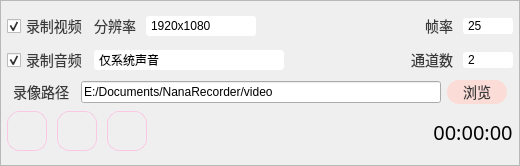
<?xml version="1.0" encoding="UTF-8"?>
<ui version="4.0">
 <class>fzRecorderClass</class>
 <widget class="QMainWindow" name="fzRecorderClass">
  <property name="geometry">
   <rect>
    <x>0</x>
    <y>0</y>
    <width>520</width>
    <height>166</height>
   </rect>
  </property>
  <property name="windowTitle">
   <string>fzRecorder</string>
  </property>
  <property name="styleSheet">
   <string notr="true">/*
QFrame#xxx {
background:#5FC3EC;
}
*/

QLabel {
font-size: 14px;
font-family: PingFangSC-Regular, PingFang SC;
font-weight: 400;
color: #3A3A3A;
line-height: 28px;
}

QCheckBox {
font-size: 14px;
font-family: PingFangSC-Regular, PingFang SC;
font-weight: 400;
color: #3A3A3A;
line-height: 28px;
}

QPushButton {
font-size: 14px;
font-family: PingFangSC-Regular, PingFang SC;
font-weight: 400;
color: #FAC7E4;
line-height: 28px;
border:1px solid #FAC7E4;
border-radius:12px;
}

QComboBox {
  border-radius: 3px;

  /*min-width: 2em;*/
}
QComboBox:editable {
  background: #FFFFFF;
}

/*
BUG: In ubuntu2204, This two settings will cause the selected item to become blank .

QComboBox:!editable, QComboBox::drop-down:editable {
  background: #FFFFFF;
}

QComboBox:!editable:on, QComboBox::drop-down:editable:on {
  background: #FFFFFF;
}
*/

QComboBox:on { /* shift the text when the popup opens */
}

/*下拉框*/
QComboBox::drop-down {
  subcontrol-origin: padding;
  subcontrol-position: top right;
  width: 16px;
  border-left-width: 2px;
  border-left-color: transparent;
  border-left-style: solid; /* just a single line */
  border-top-right-radius: 3px; /* same radius as the QComboBox */
  border-bottom-right-radius: 3px;
}
/*下拉箭头*/
QComboBox::down-arrow { 
  height:18px;
  image: url(:/NanaRecorder/image/downArrow.png);
}
QComboBox::down-arrow:on { /* shift the arrow when popup is open */
  top: 1px;
  /*left: 1px;*/
}

QComboBox QAbstractItemView {
  font-size: 16px;
  outline: 0;
  border: 1px solid rgb(204, 204, 204);
  background-color: white;
  color: gray;
}

/*下拉item*/
QComboBox QAbstractItemView::item {
  color: gray;
  background: transparent;
  min-height: 24px;
  padding-left: 2px;
}

QComboBox QAbstractItemView::item:selected {
  color: white;
  background-color: rgb(30, 144, 255);
}

/*滚动区*/
QComboBox QScrollBar::vertical{/*主体部分*/
  width:6px;
  background:rgb(89,89,89);
  border:none;
  border-radius:5px;
}

QComboBox QScrollBar::handle::vertical{/*滑块主体*/
  border-radius:5px;
  width:6px;
  background:rgb(173,173,173);
}

QComboBox QScrollBar::handle::vertical::hover{
  background:rgb(232,232,232);
}

QComboBox QScrollBar::add-line::vertical{/*上箭头*/
  border:none;
}

QComboBox QScrollBar::sub-line::vertical{/*下箭头*/
  border:none;
}

QComboBox QScrollBar::add-page:vertical,QScrollBar::sub-page:vertical {
  background:white;
}</string>
  </property>
  <widget class="QWidget" name="centralWidget">
   <layout class="QHBoxLayout" name="horizontalLayout_2">
    <property name="spacing">
     <number>0</number>
    </property>
    <property name="leftMargin">
     <number>0</number>
    </property>
    <property name="topMargin">
     <number>0</number>
    </property>
    <property name="rightMargin">
     <number>0</number>
    </property>
    <property name="bottomMargin">
     <number>0</number>
    </property>
    <item>
     <widget class="QFrame" name="outFrame">
      <property name="styleSheet">
       <string notr="true">QFrame#outFrame {
	
	border-image: url(:/NanaRecorder/image/972438.png);
}</string>
      </property>
      <property name="frameShape">
       <enum>QFrame::StyledPanel</enum>
      </property>
      <property name="frameShadow">
       <enum>QFrame::Raised</enum>
      </property>
      <layout class="QVBoxLayout" name="verticalLayout">
       <property name="spacing">
        <number>0</number>
       </property>
       <property name="leftMargin">
        <number>6</number>
       </property>
       <property name="topMargin">
        <number>0</number>
       </property>
       <property name="rightMargin">
        <number>6</number>
       </property>
       <property name="bottomMargin">
        <number>6</number>
       </property>
       <item>
        <widget class="QFrame" name="infoFrame">
         <property name="minimumSize">
          <size>
           <width>0</width>
           <height>100</height>
          </size>
         </property>
         <property name="frameShape">
          <enum>QFrame::NoFrame</enum>
         </property>
         <property name="frameShadow">
          <enum>QFrame::Plain</enum>
         </property>
         <layout class="QGridLayout" name="gridLayout">
          <property name="leftMargin">
           <number>0</number>
          </property>
          <property name="rightMargin">
           <number>0</number>
          </property>
          <property name="bottomMargin">
           <number>0</number>
          </property>
          <item row="1" column="1">
           <widget class="QComboBox" name="audioComboBox">
            <property name="minimumSize">
             <size>
              <width>0</width>
              <height>20</height>
             </size>
            </property>
            <property name="maximumSize">
             <size>
              <width>190</width>
              <height>16777215</height>
             </size>
            </property>
            <item>
             <property name="text">
              <string>仅系统声音</string>
             </property>
            </item>
            <item>
             <property name="text">
              <string>仅麦克风</string>
             </property>
            </item>
            <item>
             <property name="text">
              <string>扬声器和麦克风</string>
             </property>
            </item>
           </widget>
          </item>
          <item row="1" column="0">
           <widget class="QCheckBox" name="audioCheckBox">
            <property name="text">
             <string>录制音频</string>
            </property>
            <property name="checked">
             <bool>true</bool>
            </property>
           </widget>
          </item>
          <item row="0" column="2">
           <widget class="QFrame" name="frame1">
            <layout class="QHBoxLayout" name="horizontalLayout_4">
             <property name="spacing">
              <number>10</number>
             </property>
             <property name="leftMargin">
              <number>0</number>
             </property>
             <property name="topMargin">
              <number>0</number>
             </property>
             <property name="rightMargin">
              <number>0</number>
             </property>
             <property name="bottomMargin">
              <number>0</number>
             </property>
             <item>
              <widget class="QLabel" name="label_2">
               <property name="minimumSize">
                <size>
                 <width>50</width>
                 <height>0</height>
                </size>
               </property>
               <property name="text">
                <string>帧率</string>
               </property>
               <property name="alignment">
                <set>Qt::AlignRight|Qt::AlignTrailing|Qt::AlignVCenter</set>
               </property>
              </widget>
             </item>
             <item>
              <widget class="QComboBox" name="fpsComboBox">
               <property name="minimumSize">
                <size>
                 <width>50</width>
                 <height>0</height>
                </size>
               </property>
               <property name="currentIndex">
                <number>3</number>
               </property>
               <item>
                <property name="text">
                 <string>10</string>
                </property>
               </item>
               <item>
                <property name="text">
                 <string>15</string>
                </property>
               </item>
               <item>
                <property name="text">
                 <string>20</string>
                </property>
               </item>
               <item>
                <property name="text">
                 <string>25</string>
                </property>
               </item>
              </widget>
             </item>
            </layout>
           </widget>
          </item>
          <item row="0" column="0">
           <widget class="QCheckBox" name="videoCheckBox">
            <property name="text">
             <string>录制视频</string>
            </property>
            <property name="checked">
             <bool>true</bool>
            </property>
           </widget>
          </item>
          <item row="0" column="1">
           <widget class="QFrame" name="frame2">
            <layout class="QHBoxLayout" name="horizontalLayout_3">
             <property name="spacing">
              <number>10</number>
             </property>
             <property name="leftMargin">
              <number>0</number>
             </property>
             <property name="topMargin">
              <number>0</number>
             </property>
             <property name="rightMargin">
              <number>0</number>
             </property>
             <property name="bottomMargin">
              <number>0</number>
             </property>
             <item>
              <widget class="QLabel" name="label">
               <property name="maximumSize">
                <size>
                 <width>50</width>
                 <height>16777215</height>
                </size>
               </property>
               <property name="text">
                <string>分辨率</string>
               </property>
               <property name="alignment">
                <set>Qt::AlignRight|Qt::AlignTrailing|Qt::AlignVCenter</set>
               </property>
              </widget>
             </item>
             <item>
              <widget class="QComboBox" name="resolutionComboBox">
               <property name="minimumSize">
                <size>
                 <width>110</width>
                 <height>20</height>
                </size>
               </property>
               <property name="maximumSize">
                <size>
                 <width>90</width>
                 <height>16777215</height>
                </size>
               </property>
               <property name="currentText">
                <string>1920x1080</string>
               </property>
               <property name="frame">
                <bool>true</bool>
               </property>
               <item>
                <property name="text">
                 <string>1920x1080</string>
                </property>
               </item>
               <item>
                <property name="text">
                 <string>1280x720</string>
                </property>
               </item>
               <item>
                <property name="text">
                 <string>1366x768</string>
                </property>
               </item>
              </widget>
             </item>
             <item>
              <spacer name="horizontalSpacer_3">
               <property name="orientation">
                <enum>Qt::Horizontal</enum>
               </property>
               <property name="sizeHint" stdset="0">
                <size>
                 <width>40</width>
                 <height>20</height>
                </size>
               </property>
              </spacer>
             </item>
            </layout>
           </widget>
          </item>
          <item row="1" column="2">
           <widget class="QFrame" name="frame3">
            <layout class="QHBoxLayout" name="horizontalLayout_5">
             <property name="spacing">
              <number>10</number>
             </property>
             <property name="leftMargin">
              <number>0</number>
             </property>
             <property name="topMargin">
              <number>0</number>
             </property>
             <property name="rightMargin">
              <number>0</number>
             </property>
             <property name="bottomMargin">
              <number>0</number>
             </property>
             <item>
              <widget class="QLabel" name="label_3">
               <property name="minimumSize">
                <size>
                 <width>50</width>
                 <height>0</height>
                </size>
               </property>
               <property name="text">
                <string>通道数</string>
               </property>
               <property name="alignment">
                <set>Qt::AlignRight|Qt::AlignTrailing|Qt::AlignVCenter</set>
               </property>
              </widget>
             </item>
             <item>
              <widget class="QComboBox" name="channelComboBox">
               <property name="minimumSize">
                <size>
                 <width>40</width>
                 <height>0</height>
                </size>
               </property>
               <property name="currentIndex">
                <number>1</number>
               </property>
               <item>
                <property name="text">
                 <string>1</string>
                </property>
               </item>
               <item>
                <property name="text">
                 <string>2</string>
                </property>
               </item>
              </widget>
             </item>
            </layout>
           </widget>
          </item>
          <item row="2" column="0" colspan="3">
           <widget class="QFrame" name="frame4">
            <layout class="QHBoxLayout" name="horizontalLayout_6">
             <property name="spacing">
              <number>6</number>
             </property>
             <property name="leftMargin">
              <number>6</number>
             </property>
             <property name="topMargin">
              <number>0</number>
             </property>
             <property name="rightMargin">
              <number>6</number>
             </property>
             <property name="bottomMargin">
              <number>0</number>
             </property>
             <item>
              <widget class="QLabel" name="label_4">
               <property name="minimumSize">
                <size>
                 <width>60</width>
                 <height>0</height>
                </size>
               </property>
               <property name="maximumSize">
                <size>
                 <width>16777215</width>
                 <height>16777215</height>
                </size>
               </property>
               <property name="text">
                <string>录像路径</string>
               </property>
               <property name="alignment">
                <set>Qt::AlignRight|Qt::AlignTrailing|Qt::AlignVCenter</set>
               </property>
               <property name="indent">
                <number>6</number>
               </property>
              </widget>
             </item>
             <item>
              <widget class="QLineEdit" name="recordEdit">
               <property name="minimumSize">
                <size>
                 <width>260</width>
                 <height>20</height>
                </size>
               </property>
               <property name="text">
                <string>E:/Documents/NanaRecorder/video</string>
               </property>
               <property name="readOnly">
                <bool>true</bool>
               </property>
              </widget>
             </item>
             <item>
              <widget class="QPushButton" name="recordPathBtn">
               <property name="minimumSize">
                <size>
                 <width>60</width>
                 <height>24</height>
                </size>
               </property>
               <property name="maximumSize">
                <size>
                 <width>60</width>
                 <height>24</height>
                </size>
               </property>
               <property name="styleSheet">
                <string notr="true">QPushButton#recordPathBtn {
font-size: 14px;
font-family: PingFangSC-Regular, PingFang SC;
font-weight: 400;
color: #3A3A3A;
background:#FBDCD6;
border:none;
border-radius:12px;
}

QPushButton#recordPathBtn:hover {
border:2px solid transparent;
}</string>
               </property>
               <property name="text">
                <string>浏览</string>
               </property>
              </widget>
             </item>
            </layout>
           </widget>
          </item>
         </layout>
        </widget>
       </item>
       <item>
        <widget class="QFrame" name="bottomFrame">
         <layout class="QHBoxLayout" name="horizontalLayout_7">
          <property name="spacing">
           <number>0</number>
          </property>
          <property name="leftMargin">
           <number>0</number>
          </property>
          <property name="topMargin">
           <number>0</number>
          </property>
          <property name="rightMargin">
           <number>0</number>
          </property>
          <property name="bottomMargin">
           <number>0</number>
          </property>
          <item>
           <layout class="QHBoxLayout" name="horizontalLayout">
            <property name="spacing">
             <number>10</number>
            </property>
            <item>
             <widget class="QPushButton" name="startBtn">
              <property name="minimumSize">
               <size>
                <width>40</width>
                <height>40</height>
               </size>
              </property>
              <property name="maximumSize">
               <size>
                <width>40</width>
                <height>40</height>
               </size>
              </property>
              <property name="styleSheet">
               <string notr="true">
QPushButton {

	
	border-image: url(:/NanaRecorder/image/record/start_normal.png);
}

QPushButton:disabled {
    
}
</string>
              </property>
              <property name="text">
               <string/>
              </property>
             </widget>
            </item>
            <item>
             <widget class="QPushButton" name="pauseBtn">
              <property name="minimumSize">
               <size>
                <width>40</width>
                <height>40</height>
               </size>
              </property>
              <property name="maximumSize">
               <size>
                <width>40</width>
                <height>40</height>
               </size>
              </property>
              <property name="styleSheet">
               <string notr="true">
QPushButton {
	border-image: url(:/NanaRecorder/image/record/pause_normal.png);
}

QPushButton:disabled {
    
}
</string>
              </property>
              <property name="text">
               <string/>
              </property>
             </widget>
            </item>
            <item>
             <widget class="QPushButton" name="stopBtn">
              <property name="minimumSize">
               <size>
                <width>40</width>
                <height>40</height>
               </size>
              </property>
              <property name="maximumSize">
               <size>
                <width>40</width>
                <height>40</height>
               </size>
              </property>
              <property name="styleSheet">
               <string notr="true">
QPushButton {
	border-image: url(:/NanaRecorder/image/record/stop_normal.png);
}

QPushButton:disabled {
    
}
</string>
              </property>
              <property name="text">
               <string/>
              </property>
             </widget>
            </item>
           </layout>
          </item>
          <item>
           <spacer name="horizontalSpacer_2">
            <property name="orientation">
             <enum>Qt::Horizontal</enum>
            </property>
            <property name="sizeType">
             <enum>QSizePolicy::Expanding</enum>
            </property>
            <property name="sizeHint" stdset="0">
             <size>
              <width>40</width>
              <height>20</height>
             </size>
            </property>
           </spacer>
          </item>
          <item>
           <widget class="QLabel" name="durationLabel">
            <property name="minimumSize">
             <size>
              <width>80</width>
              <height>40</height>
             </size>
            </property>
            <property name="styleSheet">
             <string notr="true">QLabel
{
font-size: 20px;
font-family: PingFangSC-Regular, PingFang SC;
font-weight: 400;
color: #000000;
line-height: 22px;
}</string>
            </property>
            <property name="text">
             <string>00:00:00</string>
            </property>
            <property name="alignment">
             <set>Qt::AlignCenter</set>
            </property>
           </widget>
          </item>
         </layout>
        </widget>
       </item>
      </layout>
     </widget>
    </item>
   </layout>
  </widget>
 </widget>
 <layoutdefault spacing="6" margin="11"/>
 <resources>
  <include location="../res/fzRecorder.qrc"/>
 </resources>
 <connections/>
</ui>
